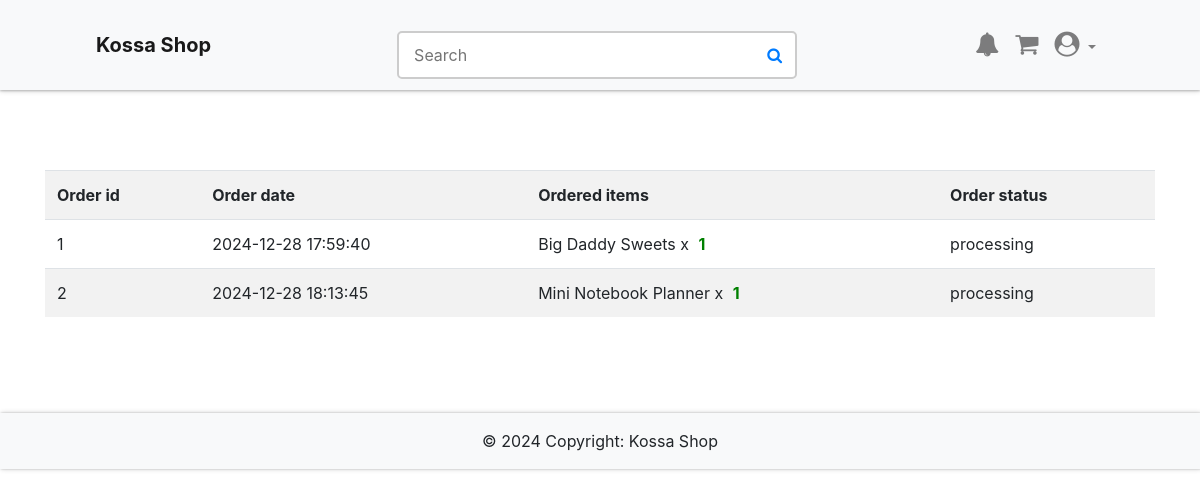
The page /orders (signed in) on the database as committed earlier.
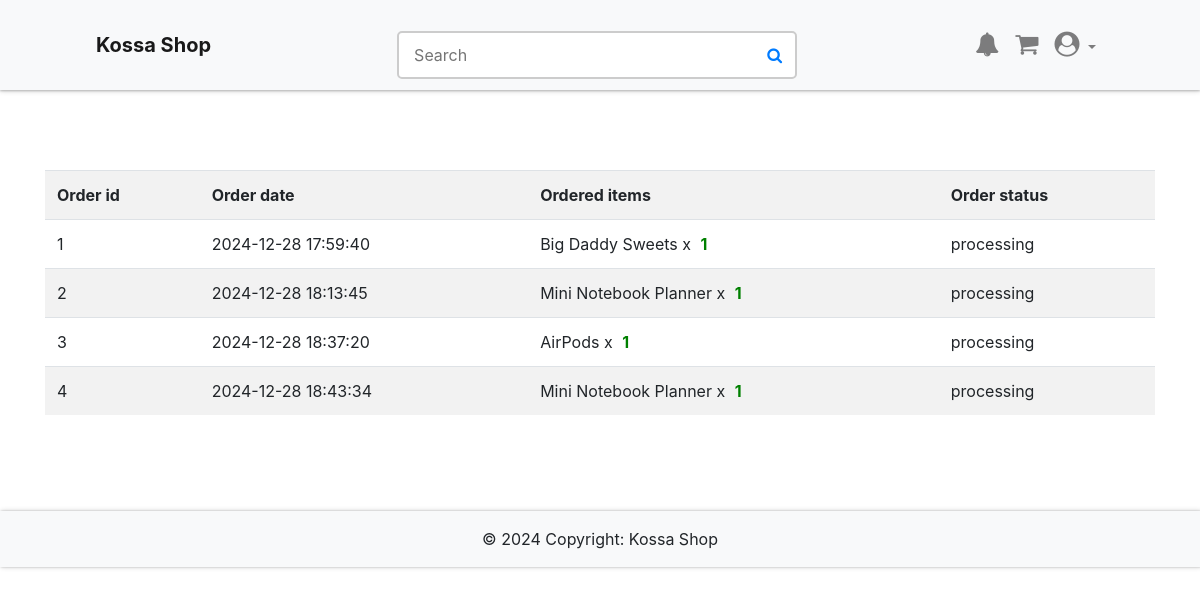
The same page on the database as committed later.
### app/db_models.py (models this page shows)
class Order(db.Model):
    __tablename__ = "orders"
    id = db.Column(db.Integer, primary_key=True)
    uid = db.Column(db.Integer, db.ForeignKey('users.id'), nullable=False)
    date = db.Column(db.DateTime, nullable=False)
    status = db.Column(db.String(50), nullable=False)
    items = db.relationship("Ordered_item", backref="order")
    user = db.relationship('User', back_populates='orders', lazy=True)

class Ordered_item(db.Model):
    __tablename__ = "ordered_items"
    id = db.Column(db.Integer, primary_key=True)
    oid = db.Column(db.Integer, db.ForeignKey('orders.id'), nullable=False)
    itemid = db.Column(db.Integer, db.ForeignKey('items.id'), nullable=False)
    quantity = db.Column(db.Integer, db.ForeignKey('cart.quantity'), nullable=False)

class Item(db.Model):
    __tablename__ = "items"
    id = db.Column(db.Integer, primary_key=True)
    name = db.Column(db.String(100), nullable=False)
    price = db.Column(db.Float, nullable=False)
    category = db.Column(db.Text, nullable=False)
    image = db.Column(db.String(250), nullable=False)
    details = db.Column(db.String(250), nullable=False)
    price_id = db.Column(db.String(250), nullable=False)
    orders = db.relationship("Ordered_item", backref="item")
    in_cart = db.relationship("Cart", backref="item")

### app/__init__.py (the view)
@app.route('/orders')
@login_required
def orders():
	return render_template('orders.html', orders=current_user.orders)

### app/__init__.py (called while the page is built)
@app.context_processor
def inject_now():
	return {'now': datetime.utcnow()}

@login_manager.user_loader
def load_user(user_id):
	return User.query.get(user_id)

### app/templates/orders.html (shortened to what this page needs)
{% extends "base.html" %}
{% block content %}
    {% if not orders %}
		<div class="flash-error">
			You haven't placed any orders yet.<br>
			<a href="{{ url_for('home') }}">Discover new items</a>
		</div>
	{% else %}
    <table class="table table-striped">
        <tr>
            <th>Order id</th>
            <th>Order date</th>
			<th>Ordered items</th>
			<th>Order status</th>
        </tr>
    {% for order in orders %}
        <tr>
            <td>{{ order.id }}</td>
            <td>{{ order.date.strftime('%Y-%m-%d %H:%M:%S') }}</td>
			<td>
				{% for i in order.items %}
					{{ i.item.name }} x <span class="success">{{ i.quantity }}</span><br>
				{% endfor %}
			</td>
			<td>{{ order.status }}</td>
        </tr>
    {% endfor %}
    </table>
	{% endif %}
{% endblock %}

Rows that differ between the two databases and show on the page:
added Order: id "3", date "2024-12-28 18:37:20", status "processing"
added Ordered_item: item.name "AirPods", quantity "1", shown under "3"
added Order: id "4", date "2024-12-28 18:43:34", status "processing"
added Ordered_item: item.name "Mini Notebook Planner", quantity "1", shown under "4"
